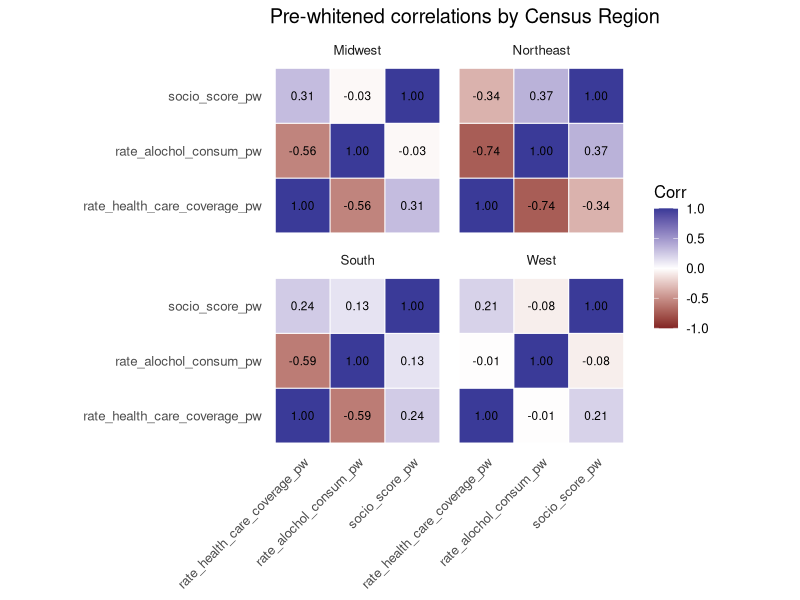
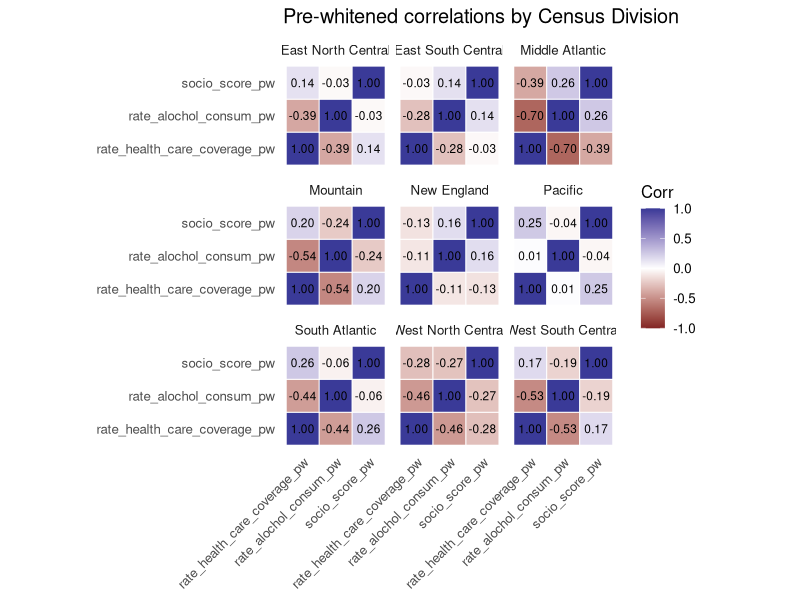

Recreate these plots in R, in order.
## ---- chunk 1
rm(list=ls());gc()
library(dplyr)
library(tidyr)
library(ggplot2)
library(tidyverse)
library(forecast)


covariate_combine_region <- read_csv("covariate_combine_region.csv")
covariate_combine_division <- read_csv("covariate_combine_division.csv")

## ---- chunk 2
prewhiten_arima <- function(x, year) {
  x <- as.numeric(x)

  if (all(is.na(x))) return(rep(NA_real_, length(x)))

  if (sd(x, na.rm = TRUE) < 1e-10) return(rep(0, length(x)))

  tsx <- ts(x, start = min(year, na.rm = TRUE), frequency = 1)
  fit <- forecast::auto.arima(tsx, seasonal = FALSE)
  as.numeric(residuals(fit))
}

region_pw <- covariate_combine_region %>%
  group_by(Census_Region) %>%
  arrange(Year, .by_group = TRUE) %>%
  mutate(
    rate_health_care_coverage_pw = prewhiten_arima(rate_health_care_coverage, Year),
    rate_alochol_consum_pw       = prewhiten_arima(rate_alochol_consum, Year),
    socio_score_pw               = prewhiten_arima(socio_score, Year)
  ) %>%
  ungroup()


division_pw <- covariate_combine_division %>%
  group_by(Census_Division) %>%
  arrange(Year, .by_group = TRUE) %>%
  mutate(
    rate_health_care_coverage_pw = prewhiten_arima(rate_health_care_coverage, Year),
    rate_alochol_consum_pw       = prewhiten_arima(rate_alochol_consum, Year),
    socio_score_pw               = prewhiten_arima(socio_score, Year)
  ) %>%
  ungroup()


division_pw |> write_csv("covariate_combine_division_pre_whitening.csv")
region_pw |> write_csv("covariate_combine_region_pre_whitening.csv")
## ---- chunk 3
vars_pw <- c("rate_health_care_coverage_pw", "rate_alochol_consum_pw", "socio_score_pw")

make_corr_long <- function(df, group_var) {
  df %>%
    group_by(.data[[group_var]]) %>%
    group_modify(~{
      m <- cor(dplyr::select(.x, dplyr::all_of(vars_pw)),
               use = "pairwise.complete.obs")
      as.data.frame(as.table(m)) %>%
        dplyr::rename(var1 = Var1, var2 = Var2, corr = Freq)
    }) %>%
    ungroup() %>%
    dplyr::rename(group = !!group_var) %>%
    mutate(
      var1 = factor(var1, levels = vars_pw),
      var2 = factor(var2, levels = vars_pw)
    )
}

plot_corr_heatmap <- function(corr_long, facet_title = NULL) {
  ggplot(corr_long, aes(x = var1, y = var2, fill = corr)) +
    geom_tile(color = "white", linewidth = 0.3) +
    geom_text(aes(label = ifelse(is.na(corr), "", sprintf("%.2f", corr))), size = 3) +
    coord_equal() +
    facet_wrap(~ group) +
    scale_fill_gradient2(limits = c(-1, 1), na.value = "grey90") +
    labs(
      title = facet_title,
      x = NULL, y = NULL, fill = "Corr"
    ) +
    theme_minimal(base_size = 12) +
    theme(
      axis.text.x = element_text(angle = 45, hjust = 1),
      panel.grid = element_blank()
    )
}

# ---- Region heatmap ----
corr_region_long <- make_corr_long(region_pw, "Census_Region")
plot_corr_heatmap(corr_region_long, "Pre-whitened correlations by Census Region")


corr_division_long <- make_corr_long(division_pw, "Census_Division")
plot_corr_heatmap(corr_division_long, "Pre-whitened correlations by Census Division")
